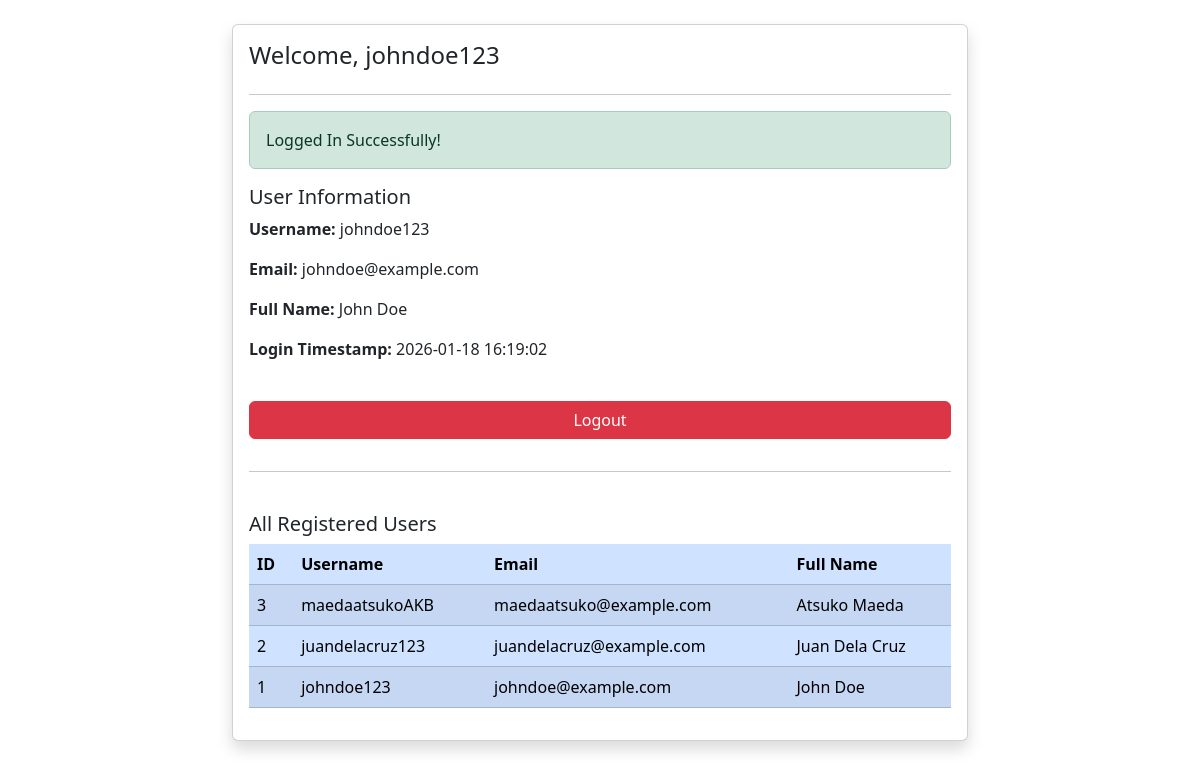
The page /welcome.php (signed in) on the database its author committed.
### tables this page shows
CREATE TABLE `users` (
  `id` int(11) NOT NULL,
  `email` varchar(100) NOT NULL,
  `username` varchar(50) NOT NULL,
  `passwd` varchar(255) NOT NULL,
  `fullname` varchar(50) NOT NULL,
  `created_at` timestamp NOT NULL DEFAULT current_timestamp() ON UPDATE current_timestamp()
);

### welcome.php (the view, shortened to what this page needs)
<?php
require_once 'db.php';
if(!isset($_SESSION['is_logged_in'])) {
    $_SESSION['login_required_message'] = "Please login to access this page";
    header('Location: login-form.php');
    exit();
}else {
    try {
        $usersQuery = "SELECT * FROM users ORDER BY created_at DESC";
        $usersResult = mysqli_query($conn, $usersQuery);
    } catch (Exception $e) {
        error_log("DATABASE_ERROR: " . $e->getMessage() . " | Timestamp: " . date('Y-m-d H:i:s'));
        $usersResult = false;
    }
}
?>
<!DOCTYPE html>
<html lang="en">
<head>
    <link href="https://cdn.jsdelivr.net/npm/bootstrap@5.3.2/dist/css/bootstrap.min.css" rel="stylesheet">
</head>
<body>
    <div class="container">
        <div class="row justify-content-center">
            <div class="col-md-8">
                <div class="mt-4 card card-body shadow">
                    <h4>Welcome, <?php echo htmlspecialchars($_SESSION['username']); ?></h4>
                    <hr>
                    <?php
                    if(isset($_SESSION['message'])){
                        echo '<div class="alert alert-success">'.$_SESSION['message'].'</div>';
                    }
                    ?>
                    <div class="mb-4">
                        <h5>User Information</h5>
                        <p><strong>Username:</strong> <?php echo htmlspecialchars($_SESSION['username']); ?></p>
                        <p><strong>Email:</strong> <?php echo htmlspecialchars($_SESSION['email']); ?></p>
                        <p><strong>Full Name:</strong> <?php echo htmlspecialchars($_SESSION['fullname']); ?></p>
                        <p><strong>Login Timestamp:</strong> <?php echo htmlspecialchars($_SESSION['login_timestamp']); ?></p>
                    </div>
                    <div class="mb-3">
                        <a href="logout.php" class="btn btn-danger w-100">Logout</a>
                    </div>
                    <hr>
                    <div class="mt-4">
                        <h5>All Registered Users</h5>
                        <?php if($usersResult && mysqli_num_rows($usersResult) > 0): ?>
                            <div class="table-responsive">
                                <table class="table table-primary table-striped table-hover">
                                    <thead>
                                        <tr>
                                            <th>ID</th>
                                            <th>Username</th>
                                            <th>Email</th>
                                            <th>Full Name</th>
                                        </tr>
                                    </thead>
                                    <tbody>
                                        <?php while($user = mysqli_fetch_assoc($usersResult)): ?>
                                            <tr>
                                                <td><?php echo htmlspecialchars($user['id']); ?></td>
                                                <td><?php echo htmlspecialchars($user['username']); ?></td>
                                                <td><?php echo htmlspecialchars($user['email']); ?></td>
                                                <td><?php echo htmlspecialchars($user['fullname']); ?></td>
                                            </tr>
                                        <?php endwhile; ?>
                                    </tbody>
                                </table>
                            </div>
                        <?php elseif($usersResult === false): ?>
                            <div class="alert alert-danger">Unable to retrieve user data. Please try again later.</div>
                        <?php else: ?>
                            <p class="text-muted">No registered users found.</p>
                        <?php endif; ?>
                    </div>
                </div>
            </div>
        </div>
    </div>
</body>
</html>

### rows shown on the page
users: id "3", username "maedaatsukoAKB", email "maedaatsuko@example.com", fullname "Atsuko Maeda"
users: id "2", username "juandelacruz123", email "juandelacruz@example.com", fullname "Juan Dela Cruz"
users: id "1", username "johndoe123", email "johndoe@example.com", fullname "John Doe"

### other values the page prints
$_SESSION['username'] "johndoe123"
$_SESSION['message'] "Logged In Successfully!"
$_SESSION['email'] "johndoe@example.com"
$_SESSION['fullname'] "John Doe"
$_SESSION['login_timestamp'] "2026-01-18 16:19:02"
